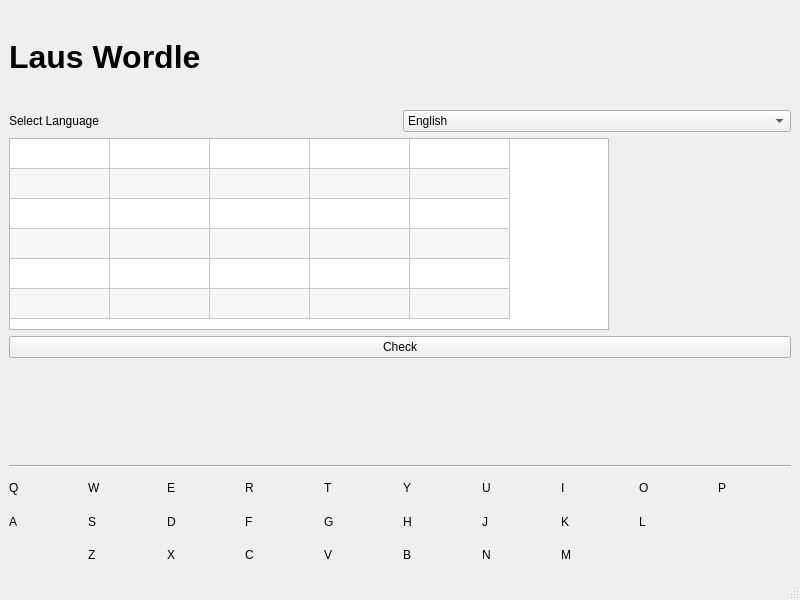
<?xml version="1.0" encoding="UTF-8"?>
<ui version="4.0">
 <class>MainWindow</class>
 <widget class="QMainWindow" name="MainWindow">
  <property name="geometry">
   <rect>
    <x>0</x>
    <y>0</y>
    <width>800</width>
    <height>600</height>
   </rect>
  </property>
  <property name="windowTitle">
   <string>Wordle</string>
  </property>
  <widget class="QWidget" name="centralwidget">
   <layout class="QVBoxLayout" name="verticalLayout">
    <item>
     <widget class="QLabel" name="label_28">
      <property name="font">
       <font>
        <pointsize>24</pointsize>
        <weight>75</weight>
        <bold>true</bold>
       </font>
      </property>
      <property name="text">
       <string>Laus Wordle</string>
      </property>
     </widget>
    </item>
    <item>
     <layout class="QHBoxLayout" name="horizontalLayout">
      <item>
       <widget class="QLabel" name="label_27">
        <property name="text">
         <string>Select Language</string>
        </property>
       </widget>
      </item>
      <item>
       <widget class="QComboBox" name="comboBox">
        <item>
         <property name="text">
          <string>English</string>
         </property>
        </item>
        <item>
         <property name="text">
          <string>German</string>
         </property>
        </item>
       </widget>
      </item>
     </layout>
    </item>
    <item>
     <widget class="QTableWidget" name="tableWidget">
      <property name="sizePolicy">
       <sizepolicy hsizetype="Minimum" vsizetype="Minimum">
        <horstretch>0</horstretch>
        <verstretch>0</verstretch>
       </sizepolicy>
      </property>
      <property name="maximumSize">
       <size>
        <width>600</width>
        <height>200</height>
       </size>
      </property>
      <property name="inputMethodHints">
       <set>Qt::ImhUppercaseOnly</set>
      </property>
      <property name="frameShadow">
       <enum>QFrame::Sunken</enum>
      </property>
      <property name="alternatingRowColors">
       <bool>true</bool>
      </property>
      <property name="textElideMode">
       <enum>Qt::ElideMiddle</enum>
      </property>
      <attribute name="horizontalHeaderVisible">
       <bool>false</bool>
      </attribute>
      <attribute name="verticalHeaderVisible">
       <bool>false</bool>
      </attribute>
      <row>
       <property name="text">
        <string/>
       </property>
      </row>
      <row>
       <property name="text">
        <string/>
       </property>
      </row>
      <row>
       <property name="text">
        <string/>
       </property>
      </row>
      <row>
       <property name="text">
        <string/>
       </property>
      </row>
      <row>
       <property name="text">
        <string/>
       </property>
      </row>
      <row>
       <property name="text">
        <string/>
       </property>
      </row>
      <column>
       <property name="text">
        <string/>
       </property>
      </column>
      <column>
       <property name="text">
        <string/>
       </property>
      </column>
      <column>
       <property name="text">
        <string/>
       </property>
      </column>
      <column>
       <property name="text">
        <string/>
       </property>
      </column>
      <column>
       <property name="text">
        <string/>
       </property>
      </column>
     </widget>
    </item>
    <item>
     <widget class="QPushButton" name="pushButton">
      <property name="text">
       <string>Check</string>
      </property>
     </widget>
    </item>
    <item>
     <widget class="QLabel" name="label_answer">
      <property name="text">
       <string/>
      </property>
     </widget>
    </item>
    <item>
     <widget class="Line" name="line">
      <property name="orientation">
       <enum>Qt::Horizontal</enum>
      </property>
     </widget>
    </item>
    <item>
     <layout class="QGridLayout" name="gridLayout">
      <item row="0" column="3">
       <widget class="QLabel" name="label_6">
        <property name="text">
         <string>R</string>
        </property>
       </widget>
      </item>
      <item row="0" column="4">
       <widget class="QLabel" name="label_7">
        <property name="text">
         <string>T</string>
        </property>
       </widget>
      </item>
      <item row="0" column="1">
       <widget class="QLabel" name="label_4">
        <property name="text">
         <string>W</string>
        </property>
       </widget>
      </item>
      <item row="1" column="0">
       <widget class="QLabel" name="label_3">
        <property name="text">
         <string>A</string>
        </property>
       </widget>
      </item>
      <item row="0" column="7">
       <widget class="QLabel" name="label_10">
        <property name="text">
         <string>I</string>
        </property>
       </widget>
      </item>
      <item row="0" column="0">
       <widget class="QLabel" name="label_2">
        <property name="text">
         <string>Q</string>
        </property>
       </widget>
      </item>
      <item row="0" column="2">
       <widget class="QLabel" name="label_5">
        <property name="text">
         <string>E</string>
        </property>
       </widget>
      </item>
      <item row="0" column="6">
       <widget class="QLabel" name="label_9">
        <property name="text">
         <string>U</string>
        </property>
       </widget>
      </item>
      <item row="0" column="8">
       <widget class="QLabel" name="label_11">
        <property name="text">
         <string>O</string>
        </property>
       </widget>
      </item>
      <item row="0" column="5">
       <widget class="QLabel" name="label_8">
        <property name="text">
         <string>Y</string>
        </property>
       </widget>
      </item>
      <item row="0" column="9">
       <widget class="QLabel" name="label_12">
        <property name="text">
         <string>P</string>
        </property>
       </widget>
      </item>
      <item row="1" column="1">
       <widget class="QLabel" name="label_13">
        <property name="text">
         <string>S</string>
        </property>
       </widget>
      </item>
      <item row="1" column="2">
       <widget class="QLabel" name="label_14">
        <property name="text">
         <string>D</string>
        </property>
       </widget>
      </item>
      <item row="1" column="3">
       <widget class="QLabel" name="label_15">
        <property name="text">
         <string>F</string>
        </property>
       </widget>
      </item>
      <item row="1" column="4">
       <widget class="QLabel" name="label_16">
        <property name="text">
         <string>G</string>
        </property>
       </widget>
      </item>
      <item row="1" column="5">
       <widget class="QLabel" name="label_17">
        <property name="text">
         <string>H</string>
        </property>
       </widget>
      </item>
      <item row="1" column="6">
       <widget class="QLabel" name="label_18">
        <property name="text">
         <string>J</string>
        </property>
       </widget>
      </item>
      <item row="1" column="7">
       <widget class="QLabel" name="label_19">
        <property name="text">
         <string>K</string>
        </property>
       </widget>
      </item>
      <item row="1" column="8">
       <widget class="QLabel" name="label_20">
        <property name="text">
         <string>L</string>
        </property>
       </widget>
      </item>
      <item row="2" column="7">
       <widget class="QLabel" name="label_26">
        <property name="text">
         <string>M</string>
        </property>
       </widget>
      </item>
      <item row="2" column="6">
       <widget class="QLabel" name="label_25">
        <property name="text">
         <string>N</string>
        </property>
       </widget>
      </item>
      <item row="2" column="5">
       <widget class="QLabel" name="label_24">
        <property name="text">
         <string>B</string>
        </property>
       </widget>
      </item>
      <item row="2" column="4">
       <widget class="QLabel" name="label_23">
        <property name="text">
         <string>V</string>
        </property>
       </widget>
      </item>
      <item row="2" column="3">
       <widget class="QLabel" name="label_22">
        <property name="text">
         <string>C</string>
        </property>
       </widget>
      </item>
      <item row="2" column="2">
       <widget class="QLabel" name="label_21">
        <property name="text">
         <string>X</string>
        </property>
       </widget>
      </item>
      <item row="2" column="1">
       <widget class="QLabel" name="label">
        <property name="text">
         <string>Z</string>
        </property>
       </widget>
      </item>
     </layout>
    </item>
   </layout>
  </widget>
  <widget class="QMenuBar" name="menubar">
   <property name="geometry">
    <rect>
     <x>0</x>
     <y>0</y>
     <width>800</width>
     <height>25</height>
    </rect>
   </property>
  </widget>
  <widget class="QStatusBar" name="statusbar"/>
 </widget>
 <resources/>
 <connections/>
</ui>
